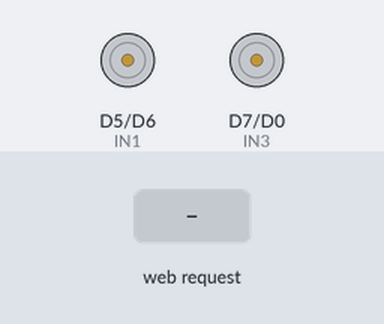
Simulated run of this sketch. Board: ESP8266 (NodeMCU). Parts: motor-driver pin pairs drawn as motors (green arrow = first pin HIGH = forward, orange = second pin HIGH = backward, longer = more drive, scaled by the enable pin). The inputs (shaded band) are chosen by the test bench. What the sketch prints to the serial monitor is not drawn.

Above: at 1.2 s.
1.3 s: HTTP request GET /cmd?go=F received
At 2.0 s:
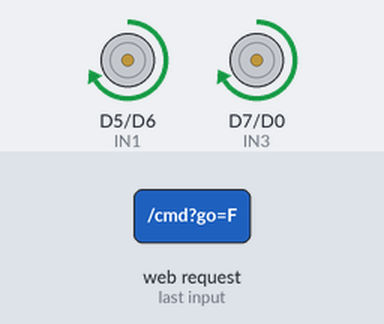
2.8 s: HTTP request GET /cmd?go=B received
At 3.1 s:
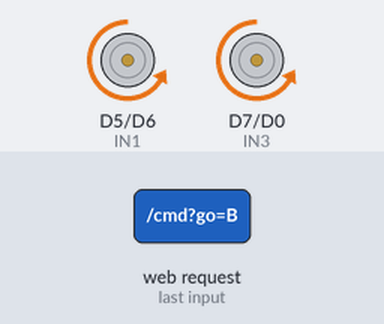
4.3 s: HTTP request GET /cmd?go=L received
At 5.5 s:
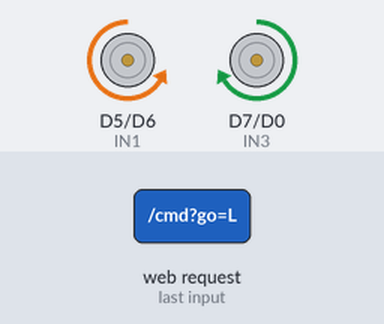
5.8 s: HTTP request GET /cmd?go=R received
At 6.6 s:
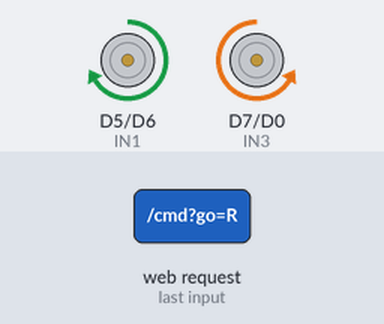
Timing chart, 0 to 8.3 s (numbered marks = the images above; inputs shaded):
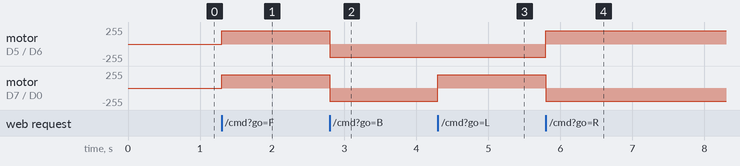

Measured:
- after the input at 1.3 s, motor on D5 (IN1) / D6 (IN2), motor on D7 (IN3) / D0 (IN4): stopped → forward 200/255 at once
- after the input at 2.8 s, motor on D5 (IN1) / D6 (IN2), motor on D7 (IN3) / D0 (IN4): forward 200/255 → backward 200/255 at once
- after the input at 4.3 s, motor on D7 (IN3) / D0 (IN4): backward 200/255 → forward 200/255 at once
- after the input at 5.8 s, motor on D5 (IN1) / D6 (IN2): backward 200/255 → forward 200/255 at once; motor on D7 (IN3) / D0 (IN4): forward 200/255 → backward 200/255 at once

The sketch:

19_WiFi_Controlled_ESP8266.ino
```cpp
/*
  ============================================================
  19 - WiFi CONTROLLED CAR (NodeMCU ESP8266, no app needed)
  ============================================================
  Board  : NodeMCU 1.0 (ESP-12E)   <-- NOT Arduino UNO
  Setup  : Arduino IDE -> File -> Preferences -> Additional boards URL:
           http://arduino.esp8266.com/stable/package_esp8266com_index.json
           Then Tools -> Board -> Boards Manager -> install "esp8266".

  How to use:
    1. Upload, then on your phone connect to WiFi "RobotCar"
       (password 12345678).
    2. Open a browser and go to  192.168.4.1
    3. Hold a button to drive, release to stop.

  Wiring (NodeMCU -> L298N):
    D1 -> ENA      D5 -> IN1     D6 -> IN2
    D2 -> ENB      D7 -> IN3     D0 -> IN4
    GND -> GND (common ground)
    Power NodeMCU from L298N 5V output -> NodeMCU VIN
  ============================================================
*/

#include <ESP8266WiFi.h>
#include <ESP8266WebServer.h>

// ---------- Motor driver (L298N) pins ----------
#define ENA D1
#define ENB D2
#define IN1 D5
#define IN2 D6
#define IN3 D7
#define IN4 D0

const char* WIFI_NAME = "RobotCar";
const char* WIFI_PASS = "12345678";   // at least 8 characters

ESP8266WebServer server(80);
int carSpeed = 200;

// ---------- Web page shown on the phone ----------
const char PAGE[] PROGMEM = R"HTML(
<!DOCTYPE html><html><head>
<meta name="viewport" content="width=device-width, initial-scale=1, user-scalable=no">
<title>Robot Car</title>
<style>
 body{font-family:sans-serif;text-align:center;background:#1e293b;color:#fff;margin:0;padding:20px;
      user-select:none;-webkit-user-select:none;touch-action:none}
 .grid{display:grid;grid-template-columns:repeat(3,90px);gap:12px;justify-content:center;margin-top:30px}
 button{height:90px;font-size:32px;border:none;border-radius:16px;background:#3b82f6;color:#fff}
 button:active{background:#1d4ed8}
 .stop{background:#ef4444}
 input{width:80%;margin-top:30px}
</style></head><body>
<h2>Robot Car</h2>
<div class="grid">
 <div></div><button data-c="F">&#9650;</button><div></div>
 <button data-c="L">&#9664;</button><button class="stop" data-c="S">&#9632;</button><button data-c="R">&#9654;</button>
 <div></div><button data-c="B">&#9660;</button><div></div>
</div>
<p>Speed</p>
<input type="range" min="100" max="255" value="200" onchange="fetch('/speed?v='+this.value)">
<script>
 function send(c){fetch('/cmd?go='+c);}
 document.querySelectorAll('button').forEach(function(b){
   b.addEventListener('pointerdown',function(){send(b.dataset.c);});
   b.addEventListener('pointerup',function(){send('S');});
   b.addEventListener('pointerleave',function(e){if(e.buttons)send('S');});
 });
</script>
</body></html>
)HTML";

void setup() {
  Serial.begin(115200);
  pinMode(ENA, OUTPUT); pinMode(ENB, OUTPUT);
  pinMode(IN1, OUTPUT); pinMode(IN2, OUTPUT);
  pinMode(IN3, OUTPUT); pinMode(IN4, OUTPUT);
  analogWriteRange(255);   // PWM 0-255 like Arduino UNO
  stopRobot();

  WiFi.softAP(WIFI_NAME, WIFI_PASS);
  Serial.print("Connect to WiFi '");
  Serial.print(WIFI_NAME);
  Serial.print("' and open http://");
  Serial.println(WiFi.softAPIP());

  server.on("/", []() {
    server.send_P(200, "text/html", PAGE);
  });

  server.on("/cmd", []() {
    String c = server.arg("go");
    if      (c == "F") forward(carSpeed);
    else if (c == "B") backward(carSpeed);
    else if (c == "L") turnLeft(carSpeed);
    else if (c == "R") turnRight(carSpeed);
    else               stopRobot();
    server.send(200, "text/plain", "OK");
  });

  server.on("/speed", []() {
    carSpeed = constrain(server.arg("v").toInt(), 0, 255);
    server.send(200, "text/plain", "OK");
  });

  server.begin();
}

void loop() {
  server.handleClient();
}

// ================= MOTOR FUNCTIONS =================
void setMotor(int leftSpeed, int rightSpeed) {
  if (leftSpeed >= 0) { digitalWrite(IN1, HIGH); digitalWrite(IN2, LOW); }
  else                { digitalWrite(IN1, LOW);  digitalWrite(IN2, HIGH); leftSpeed = -leftSpeed; }
  if (rightSpeed >= 0) { digitalWrite(IN3, HIGH); digitalWrite(IN4, LOW); }
  else                 { digitalWrite(IN3, LOW);  digitalWrite(IN4, HIGH); rightSpeed = -rightSpeed; }
  analogWrite(ENA, constrain(leftSpeed, 0, 255));
  analogWrite(ENB, constrain(rightSpeed, 0, 255));
}
void forward(int s)   { setMotor(s, s); }
void backward(int s)  { setMotor(-s, -s); }
void turnLeft(int s)  { setMotor(-s, s); }
void turnRight(int s) { setMotor(s, -s); }
void stopRobot()      { setMotor(0, 0); }
```
